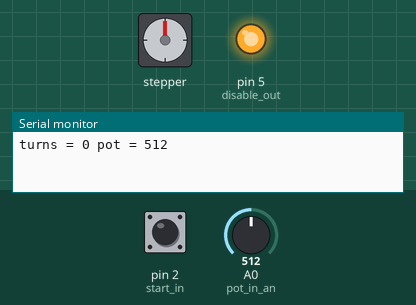
This sketch was run on a simulated Arduino Uno, built with avr-gcc and run on an emulated ATmega328P. On the bench: stepper motor, output pins drawn as LEDs (lit = HIGH), the last lines printed to the serial monitor. Wiring (inferred from the names in the program): stepper motor driver (200 steps per turn assumed): step pin 3; direction pin 4. The test bench sets the inputs (shaded band); at power-on: pin 2 (start_in) HIGH, A0 (pot_in_an) = 512.

Above: at 1.2 s.
1.3 s: pin 2 (start_in) pulled LOW for 0.15 s
At 1.37 s:
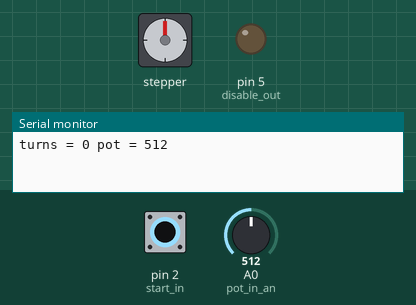
2.9 s: pin 2 (start_in) pulled LOW for 3.2 s
At 7.1 s:
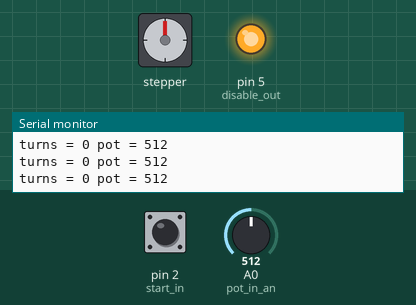
Timing chart, 0 to 8.6 s (numbered marks = the images above; inputs shaded):
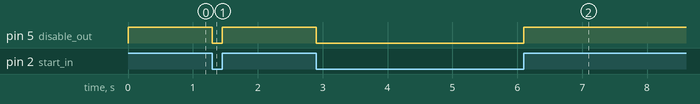

The sketch:

coil_winder.ino
```cpp
const int step_out = 3;
const int dir_out = 4;
const int disable_out = 5;
const int start_in = 2;
const int pot_in_an = 14;
const int pot_deadband = 20;
const unsigned long turns_to_do = 750ul;
const unsigned long steps_per_turn = 200ul;
const unsigned long steps_to_do = turns_to_do * steps_per_turn;
const unsigned int delay_lookup[] = { 12500u, 10000u, 8000u, 6300u, 5000u, 4000u, 3150u, 2500u, 2000u, 1600u, 1250u, 1000u, 800u, 800u };

unsigned long start_millis;
unsigned long steps_done;
unsigned long turns_done;
unsigned long current_micros;
unsigned long previous_micros;
int pot_center;
int pot_min;
int pot_max;
int pot_value;
int speed;
unsigned int step_delay;
unsigned int cycle_time;
bool forward;
bool can_turn;
bool allow_run;

void setup() {
  // Start toggle.
  pinMode(start_in, INPUT_PULLUP);
  // Speed control potentiometer
  pinMode(pot_in_an, INPUT);
  // Stepper driver control
  pinMode(step_out, OUTPUT);
  pinMode(dir_out, OUTPUT);
  pinMode(disable_out, OUTPUT);
  digitalWrite(disable_out, LOW);
  // Initialise values
  pot_max = 678;
  pot_min = 370;
  start_millis = millis();
  speed = 0;
  allow_run = false;
  pot_center = 513;

  // initialize serial communications at 9600 bps:
  Serial.begin(9600);
}

void loop() {
  if ((digitalRead(start_in) == LOW) && allow_run) {
    // Active running.
    digitalWrite(disable_out, LOW);
    // Check if the pot is requesting a speed, and scale it
    pot_value = analogRead(pot_in_an);
    // Continuously ensure we are not going out of bounds
    //pot_max = max(pot_value, pot_max);
    //pot_min = min(pot_value, pot_min);
    can_turn = true;
    if (pot_value > pot_center + pot_deadband) {
      forward = true;
      digitalWrite(dir_out, LOW);
      speed = constrain(map(pot_value, pot_center + pot_deadband, pot_max, 0, 13), 0, 13);
    } else if (pot_value < pot_center - pot_deadband) {
      forward = false;
      digitalWrite(dir_out, HIGH);
      speed = constrain(map(pot_value, pot_center - pot_deadband, pot_min, 0, 13), 0, 13);
    } else {
      can_turn = false;
    }
    step_delay = delay_lookup[speed];

    // Stops at the step counts
    if ((steps_done == steps_to_do) && forward) {
      can_turn = false;
    }
    if (steps_done == 0 && !forward) {
      can_turn = false;
    }

    // See where we are on the timing cycle.
    // Note: We assume that the cycle time is within unsigned int range
    current_micros = micros();
    if (current_micros >= previous_micros) {
      cycle_time = current_micros - previous_micros;
    } else {
      cycle_time = 4294967295 - previous_micros + current_micros;
    }

    if (can_turn) {
      delayMicroseconds(step_delay - cycle_time);
      digitalWrite(step_out, HIGH);
      delayMicroseconds(step_delay);
      digitalWrite(step_out, LOW);
      if (forward) {
        steps_done++;
      } else {
        steps_done--;
      }
    }
    previous_micros = micros();
  } else {
    // Reset the values for the counters and centering
    digitalWrite(disable_out, HIGH);
    steps_done = 0ul;
    // Get the min and max values for the speed control
    pot_value = analogRead(pot_in_an);
    //pot_max = max(pot_value, pot_max);
    //pot_min = min(pot_value, pot_min);
    // Set the center point. Note that this will be center when you enable the counter.
    //pot_center = pot_value;
    previous_micros = micros();
    allow_run = true;
  }
  // show the turns completed every second while running.
  // This could be in an interrupt, but meh
  if (millis() > start_millis + 1000ul) {
    turns_done = steps_done/steps_per_turn;
    Serial.print("turns = ");
    Serial.print(turns_done);
    Serial.print(" pot = ");
    Serial.print(pot_value);
    Serial.println();
    start_millis = start_millis + 1000ul;
  }
}
```

Measured:
- after the input at 1.3 s, pin 5 (disable_out): HIGH → LOW at once, → HIGH 0.15 s later
- after the input at 2.9 s, pin 5 (disable_out): HIGH → LOW at once, → HIGH 3.2 s later
